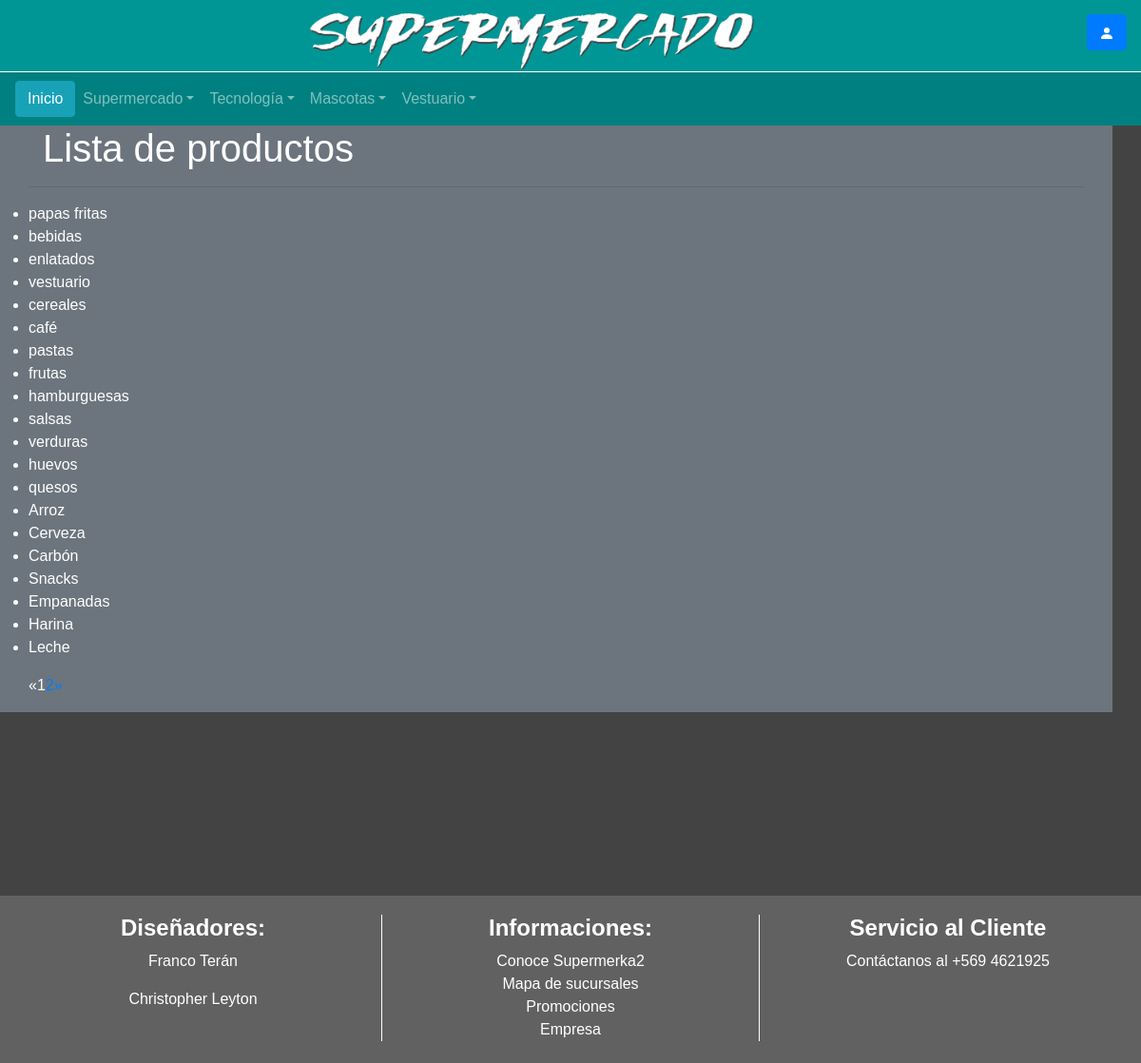
The app's page /supermercado/tipoproductos/ with its own data.
### supermercado/models.py (models this page shows)
class TipoProducto(models.Model):
	id_tipo=models.UUIDField(primary_key=True,default=uuid.uuid4)
	tipo=models.CharField('Nombre tipo de producto',null=False,max_length=50)
	def __str__(self):
		return self.tipo
	def get_absolute_url(self):
	   return reverse('tipoproducto-detail',args=[str(self.id_tipo,)])

### supermercado/views.py (the view)
# urls.py: path('tipoproductos/', views.TipoProductoListView.as_view(), name="tipoproductos"),
class TipoProductoListView(generic.ListView):
    model = TipoProducto
    paginate_by = 20

### supermercado/templates/supermercado/tipoproducto_list.html
{% extends "base_generic.html" %}
{% block content %}
<div class="row justify-content-center col-12 vh-50">
    <div class="col-md-12  text-white bg-secondary">
        <div class="container  bg-secondary vw-100">
            <div class="text-white col-md-12">
            	<h1>Lista de productos</h1>
            </div>
            <hr>
            <div class="vh-50 text-white">
                {% if tipoproducto_list %}
                <ul>
	               {% for tipoproducto in tipoproducto_list %}
	                <li>
		               <a  style="text-decoration: none;" href="{{ tipoproducto.get_absolute_url }}" class="text-white">{{ tipoproducto}}</a>
	                </li>
	                {% endfor %}
                </ul>
                {% if is_paginated %}
                <ul class="pagination">
                {% if page_obj.has_previous %}
                    <li><a href="?page={{ page_obj.previous_page_number }}">&laquo;</a></li>
                {% else %}
                    <li class="disabled"><span>&laquo;</span></li>
                {% endif %}
                {% for i in paginator.page_range %}
                    {% if page_obj.number == i %}
                    <li class="active"><span>{{ i }} <span class="sr-only">(current)</span></span></li>
                    {% else %}
                    <li><a href="?page={{ i }}">{{ i }}</a></li>
                    {% endif %}
                {% endfor %}
                {% if page_obj.has_next %}
                    <li><a href="?page={{ page_obj.next_page_number }}">&raquo;</a></li>
                {% else %}
                    <li class="disabled"><span>&raquo;</span></li>
                {% endif %}
                </ul>
                {% endif %}
                {% else %}
                   <p>No hay tipos de producto registrados.</p>
                {% endif %}
            </div>
        </div>
    </div>
</div>
{% endblock %}

### records on screen
TipoProducto: tipo "papas fritas"
TipoProducto: tipo "bebidas"
TipoProducto: tipo "enlatados"
TipoProducto: tipo "vestuario"
TipoProducto: tipo "cereales"
TipoProducto: tipo "café"
TipoProducto: tipo "pastas"
TipoProducto: tipo "frutas"
TipoProducto: tipo "hamburguesas"
TipoProducto: tipo "salsas"
TipoProducto: tipo "verduras"
TipoProducto: tipo "huevos"
TipoProducto: tipo "quesos"
TipoProducto: tipo "Arroz"
TipoProducto: tipo "Cerveza"
TipoProducto: tipo "Carbón"
TipoProducto: tipo "Snacks"
TipoProducto: tipo "Empanadas"
TipoProducto: tipo "Harina"
TipoProducto: tipo "Leche"

### other values on screen
{{ i }} "1"
{{ i }} "2"
